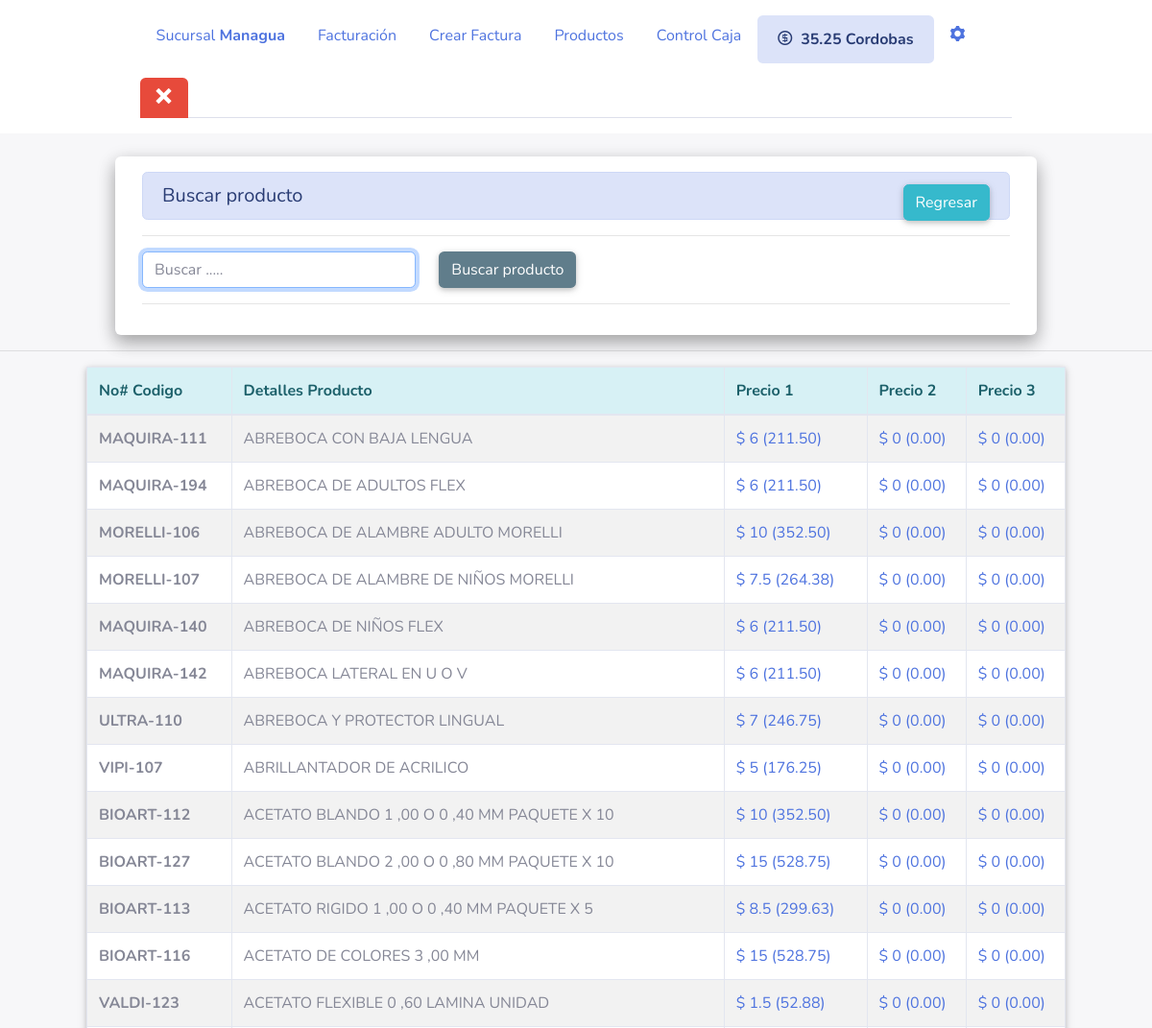
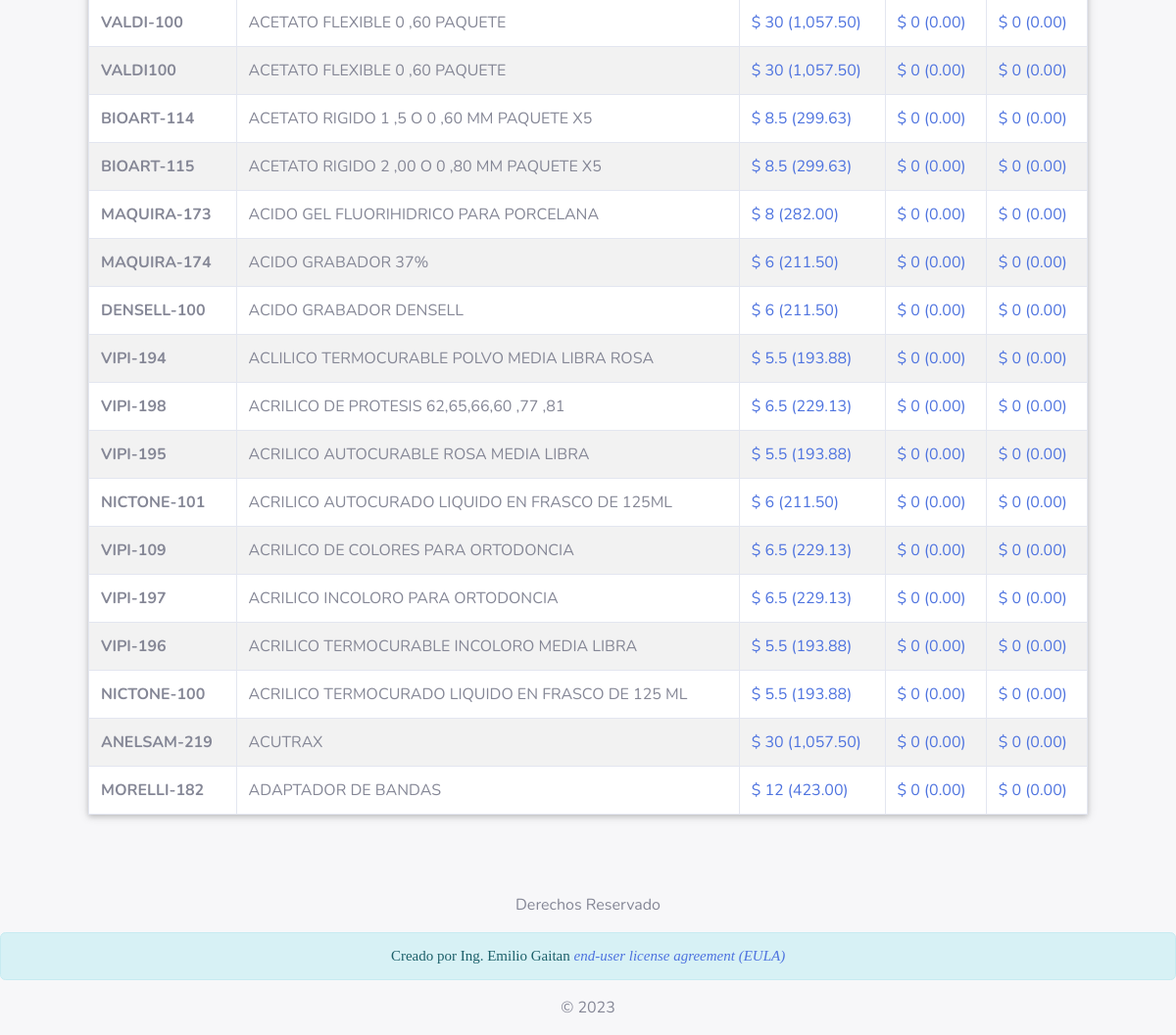
Page /buscar_producto_factura.php (signed in) on the earlier database version (2 pictures, top to bottom).
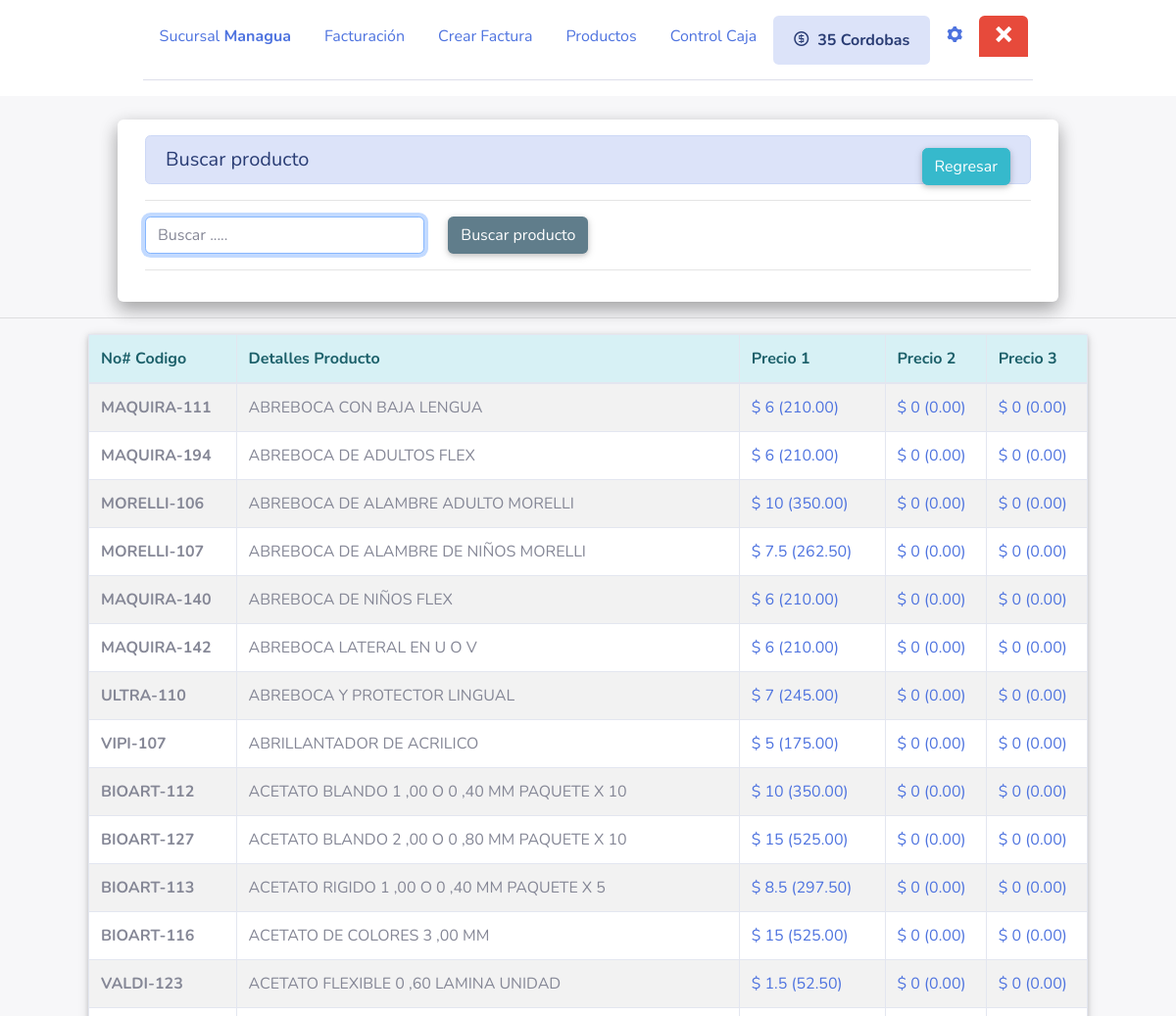
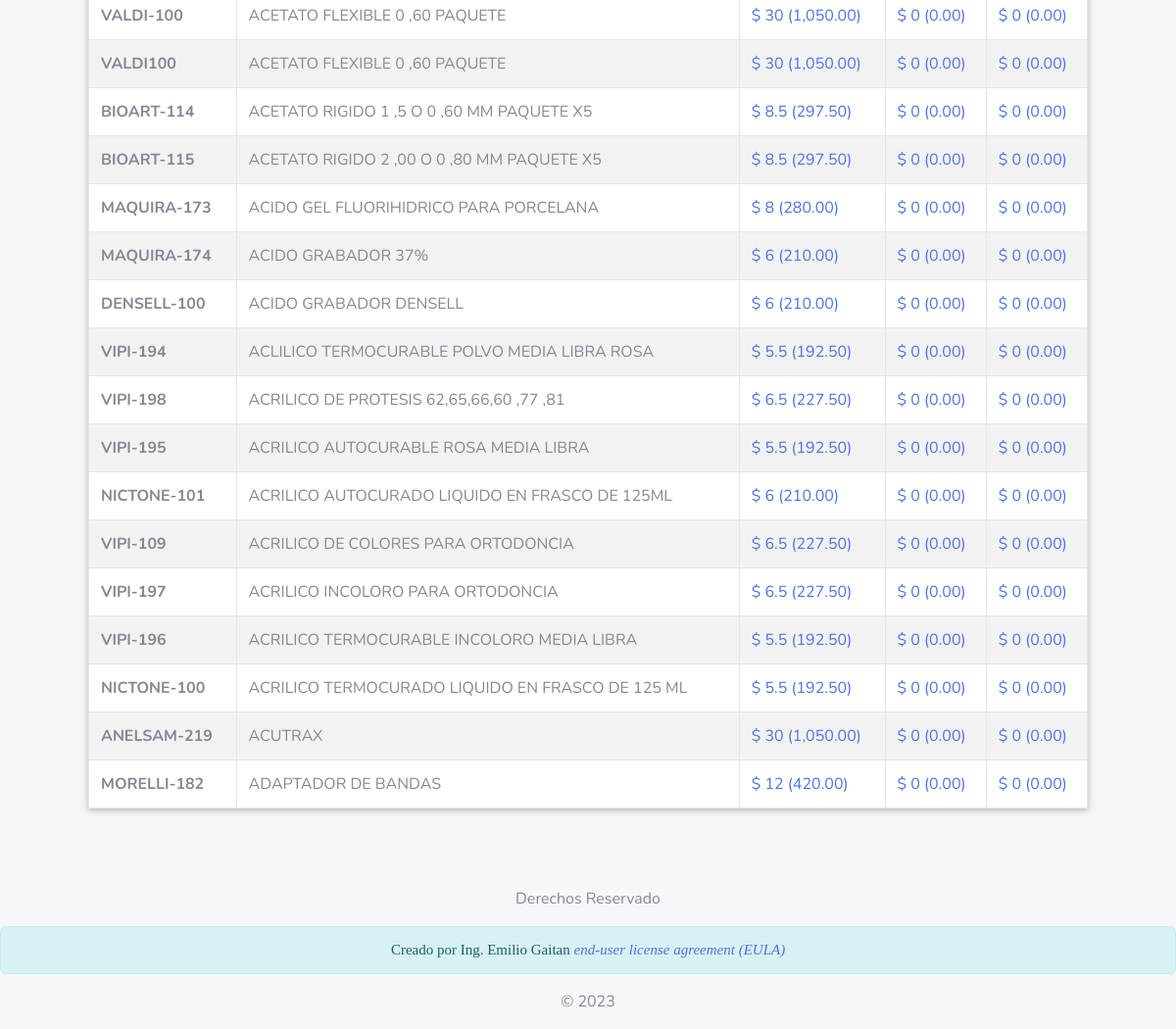
Same page on the later database version (2 pictures, top to bottom).
### tables this page shows
CREATE TABLE `tasa` (
  `indcambio` int(11) NOT NULL,
  `dolar` double DEFAULT NULL
);

CREATE TABLE `producto` (
  `indproducto` int(11) NOT NULL,
  `codigo_producto` varchar(50) NOT NULL,
  `nombre_producto` varchar(100) DEFAULT NULL,
  `precio1` double DEFAULT NULL,
  `precio2` double NOT NULL,
  `precio3` double NOT NULL,
  `fecha_vencimiento` date DEFAULT NULL,
  `bandera` int(11) DEFAULT NULL
);

### BD-Connection/datos_clientes.php (called while the page is built, shortened)
<?php
class datos_clientes
{
    public static function cambio_dolar($mysqli)
    {
        $result = $mysqli->query("SELECT * FROM `tasa`");
        $row = $result->fetch_array(MYSQLI_ASSOC);
        if (!empty($row)) {
            return $row["dolar"];
        } else {
            return "error";
        }
    }
    public static function nombre_sucursal($indsucursal)
    {
        if ($indsucursal == "1") {
            return "Managua";
        }
        return 0;
    }
}

### buscar_producto_factura.php (the view, shortened to what this page needs)
<?php include "header/header.php";
?>
<div class="container white rounded z-depth-2" style="border-radius: 6px;">
    <div style="padding: 1em">
        <h5 class="alert alert-primary">Buscar producto<a href="crear_factura.php"
                                                          class="right btn btn-info">Regresar</a></h5>
        <hr>
        <form action="<?php echo htmlspecialchars($_SERVER["PHP_SELF"]); ?>" method="post">
            <section class="row">
                <div class="control-pares col-md-4">
                    <input type="text" name="textproducto" class="form-control input_modificado"
                           placeholder="Buscar ....." required>
                </div>
                <div class="control-pares col-md-4">
                    <input type="submit" value="Buscar producto" class="btn white-text blue-grey btn-primary"/>
                </div>
            </section>
        </form>
        <hr>
    </div>
</div>
<hr>
<div class="z-depth-1 rounded white center-block" style="width: 85%!important;">
    <table class="table table-striped table-bordered" style="padding: 1em;">
        <thead>
        <tr style="border-bottom: 1px solid black;" class="alert alert-info">
            <th scope="col">No# Codigo</th>
            <th scope="col">Detalles Producto</th>
            <th scope="col">Precio 1</th>
            <th scope="col">Precio 2</th>
            <th scope="col">Precio 3</th>
        </tr>
        </thead>
        <tbody>
        <?php
        if (!empty($_POST["textproducto"])) {
            $producto = $_POST["textproducto"];
            $result4 = $mysqli->query("SELECT * FROM `producto` WHERE `nombre_producto` LIKE '%$producto%' OR `codigo_producto` LIKE '%$producto%' ORDER by codigo_producto ASC ");
        } else {
            $result4 = $mysqli->query("SELECT * FROM `producto` ORDER by nombre_producto ASC limit 30");
        }
        while ($resultado = $result4->fetch_assoc()) {
            ?>
            <tr>
                <th scope="row"><?php echo $resultado['codigo_producto']; ?></th>
                <td><?php echo $resultado['nombre_producto']; ?></td>
                <td>
                    <a href="buscar_producto_factura.php?codigo=<?php echo $resultado['codigo_producto'] . '&precio=' . $resultado['precio1'] . '&producto=' . $resultado['nombre_producto']; ?>">$ <?php echo $resultado['precio1'] . ' (' . number_format((($dolar * $resultado['precio1'])), 2, '.', ',') . ')'; ?></a>
                </td>
                <td>
                    <a href="buscar_producto_factura.php?codigo=<?php echo $resultado['codigo_producto'] . '&precio=' . $resultado['precio2'] . '&producto=' . $resultado['nombre_producto']; ?>">$ <?php echo $resultado['precio2'] . ' (' . number_format((($dolar * $resultado['precio2'])), 2, '.', ',') . ')'; ?></a>
                </td>
                <td>
                    <a href="buscar_producto_factura.php?codigo=<?php echo $resultado['codigo_producto'] . '&precio=' . $resultado['precio3'] . '&producto=' . $resultado['nombre_producto']; ?>">$ <?php echo $resultado['precio3'] . ' (' . number_format((($dolar * $resultado['precio3'])), 2, '.', ',') . ')'; ?></a>
                </td>
            </tr>
        <?php } ?>
        </tbody>
    </table>
</div>
<?php include "header/footer.php" ?>

### header/header.php (shortened to what this page needs)
<!DOCTYPE html>
<html lang="es">
<head>
    <link rel="stylesheet" href="assets/bootstrap/css/bootstrap.min.css">
    <link rel="stylesheet" href="assets/fonts/fontawesome-all.min.css">
    <link rel="stylesheet" href="assets/bootstrap/css/cssindex.css">
    <link rel="stylesheet" href="assets/icomoon/style.css">
    <link rel="stylesheet" href="assets/bootstrap/jquery-ui.css">
    <link rel="stylesheet" href="/resources/demos/style.css">
    <link rel="stylesheet" href="assets/animate/css/libs/animate.css">
</head>
<body style="background-color: rgb(247,247,249)" id="page-top">
<?php
include_once 'BD-Connection/conection.php';
include_once 'BD-Connection/datos_clientes.php';
if (!empty($_SESSION)) {
    try {
        $idsucursal = $_SESSION['sucursal'];
    } catch (Exception $e) {
    }
    $dolar = datos_clientes::cambio_dolar($mysqli);
}
?>
<div class="white rounded container-fluid center-block center" id="esconder_menu">
    <div style="padding: 1em;border-color: #2a96a5!important;" class="container">
        <ul class="nav nav-tabs" >
            <li class="nav-item text-uppercase">
                <a class="nav-link text-uppercase" href="#">Sucursal <b class="text-uppercase">
                        <?php if (!empty($_SESSION)) {
                            echo datos_clientes::nombre_sucursal($idsucursal);
                        } ?></b></a>
            </li>
            <li class="nav-item">
                <a class="nav-link" href="factura_dia.php">Facturación</a>
            </li>
            <li class="nav-item">
                <a class="nav-link" href="factura.php">Crear Factura</a>
            </li>
            <li class="nav-item">
                <a class="nav-link" href="productos.php">Productos</a>
            </li>
            <li class="nav-item">
                <a class="nav-link" href="reportes.php">Control Caja</a>
            </li>
            <li class="nav-item">
                <a class="nav-link alert alert-primary" href="#"><b> <i
                                class="icon-coin-dollar "> </i> <?php try { echo $dolar; } catch (Exception $e) {
                        }?> Cordobas</b></a>
            </li>
            <?php
            try {
                if (!empty($_SESSION['sucursal'])) {
                    if ($_SESSION['indempleado']=="1" or $_SESSION['indempleado']=="23") {
                        ?>
                        <li class="nav-item">
                            <a class="nav-link" href="panel_control.php"><i class="icon-cog" size="18dp"></i></a>
                        </li>
                        <?php
                    }
                    ?>
                    <li class="nav-item">
                        <a class="nav-link btn-danger white-text" href="temporal/cerrar_seccion.php"><i
                                    class="icon-cross"></i></a>
                    </li>
                    <?php
                }
            } catch (Exception $e) {
            }
            ?>
        </ul>
    </div>
</div>
<br>

### header/footer.php (shortened to what this page needs)
<br>
<br>
<div class="footer-basic" id="footer">
    <footer class="center-block center">
        <p class="copyright"><p>Derechos Reservado</p>
        <p class="copyright"><p class="alert alert-info" style="font-family: 'Comic Sans MS'!important;font-size: 15px">Creado por Ing. Emilio Gaitan <i class="green-text"><a href="https://contabilidad.orthodentalnic.com/derechos_resevado/propieedad_intelectual.pdf">end-user license agreement (EULA)</a></i> </p>
            ©
        </p>
    </footer>
</div>
</body>
</html>

### assets/icomoon/style.css (style rules this page uses)
[class^="icon-"], [class*=" icon-"] { font-family: 'icomoon' !important; speak: none; font-style: normal; font-weight: normal; font-variant: normal; text-transform: none; line-height: 1; -webkit-font-smoothing: antialiased; -moz-osx-font-smoothing: grayscale; }
.icon-coin-dollar:before { content: "\e93b"; }
.icon-cog:before { content: "\e994"; }
.icon-cross:before { content: "\ea0f"; }

Differences in the rows shown:
changed tasa: dolar "35.25" → "35"; $dolar*$resultado['precio1'] "211.50" → "210.00"; $dolar*$resultado['precio1'] "352.50" → "350.00"; $dolar*$resultado['precio1'] "264.38" → "262.50"; $dolar*$resultado['precio1'] "246.75" → "245.00"; $dolar*$resultado['precio1'] "176.25" → "175.00"; $dolar*$resultado['precio1'] "528.75" → "525.00"; $dolar*$resultado['precio1'] "299.63" → "297.50"; $dolar*$resultado['precio1'] "52.88" → "52.50"; $dolar*$resultado['precio1'] "1,057.50" → "1,050.00"; $dolar*$resultado['precio1'] "282.00" → "280.00"; $dolar*$resultado['precio1'] "193.88" → "192.50"; $dolar*$resultado['precio1'] "229.13" → "227.50"; $dolar*$resultado['precio1'] "423.00" → "420.00"
